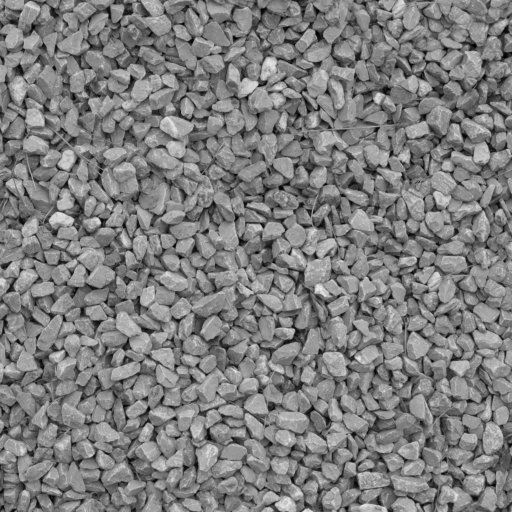
%> input picture 8° Semestre/PSM/Atividade 15 Out 26 Parte 2/img2_textura.png, 512 x 512 px
$ octave --eval "result = curva_quantizacao(imread('img2_textura.png'));"   (GNU Octave 9; MATLAB toolbox functions it lacks are replaced by stand-ins)
%> lines starting %> are read from the running program, lines starting %| are printed output that depends on the picture; in (x1, y1, x2, y2) boxes, pixels count from 0 and x2, y2 are one past the last pixel; in counts of white or black regions, pixels touching at a corner belong together; the program's own positions count from 1
### 8° Semestre/PSM/Atividade 15 Out 26 Parte 2/quantiza.m
function [Y, Erelat] = quantiza(X, N)
%QUANTIZA Quantiza uma imagem em escala de cinza em N niveis de cinza.
%   [Y, Erelat] = QUANTIZA(X, N) recebe a imagem X (em escala de cinza ou
%   RGB) e a quantidade N de niveis de cinza (inteiro, 2 <= N <= 256).
%
%   A imagem e representada em reais no intervalo [0, 1] e cada pixel e
%   trocado pelo valor mais proximo entre os N niveis igualmente espacados
%       0, 1/(N-1), 2/(N-1), ..., 1
%   Ex.: N = 3 -> 0, 1/2 e 1;   N = 5 -> 0, 0.25, 0.5, 0.75 e 1;
%        N = 2 -> imagem binarizada (limiar em 0.5).
%
%   Saidas:
%       Y      - imagem quantizada (somente N valores possiveis)
%       Erelat - erro quadratico relativo entre a original X e Y:
%                Erelat = sum(|X - Y|^2) / sum(|X|^2)
%
%   Exemplo:
%       [Y, E] = quantiza(imread('img1_fotografia.png'), 8);

if ~isscalar(N) || N ~= round(N) || N < 2 || N > 256
    error('quantiza: N deve ser um inteiro entre 2 e 256.');
end

% Conversao para escala de cinza em reais no intervalo [0, 1]
if size(X, 3) == 3
    X = rgb2gray(X);
end
X = im2double(X);

% Indice do nivel mais proximo: round(X*(N-1)) e um inteiro de 0 a N-1.
% Dividindo por (N-1) volta-se ao valor do nivel no intervalo [0, 1].
Y = round(X * (N-1)) / (N-1);

% Erro quadratico relativo
Erelat = sum((X(:) - Y(:)).^2) / sum(X(:).^2);
end

### 8° Semestre/PSM/Atividade 15 Out 26 Parte 2/curva_quantizacao.m
function [Erelat, Nvet] = curva_quantizacao(X, nome)
%CURVA_QUANTIZACAO Erro relativo de quantizacao para 2 <= N <= 256.
%   [Erelat, Nvet] = CURVA_QUANTIZACAO(X) chama QUANTIZA para cada
%   N = 2, 3, ..., 256, guarda o erro relativo de cada caso no vetor Erelat
%   (Erelat(i) corresponde a N = Nvet(i)) e plota o grafico Erelat x N.
%
%   CURVA_QUANTIZACAO(X, NOME) usa NOME no titulo do grafico.
%
%   Exemplo:
%       [E, N] = curva_quantizacao(imread('img2_textura.png'), 'Textura');

if nargin < 2
    nome = 'imagem';
end

Nvet   = 2:256;
Erelat = zeros(size(Nvet));
for i = 1:numel(Nvet)
    [~, Erelat(i)] = quantiza(X, Nvet(i));
end

figure('Name', ['Erelat x N - ' nome], 'NumberTitle', 'off');
plot(Nvet, Erelat, 'LineWidth', 1.5);
grid on;
xlim([2 256]);
xlabel('Quantidade de niveis de cinza N');
ylabel('Erro relativo E_{relat}');
title(['Erro relativo de quantizacao x N - ' nome]);
end
%> the loop in curva_quantizacao, `for i = 1:numel(Nvet)` made 255 passes
%> Erelat in quantiza on passes 1 to 3: 0.561, 0.0612, 0.0336
%> pass 1, in quantiza, `Y = round(X * (N-1)) / (N-1);`:
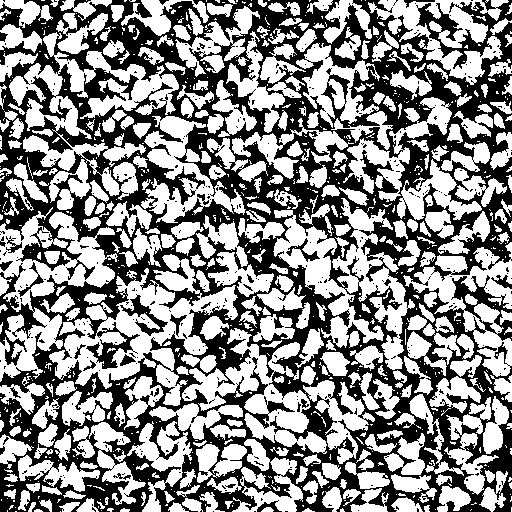
%> Y: size 512x512 double; values 0 (black) and 1 (white), 54.8% white; 445 black regions (417 under 20 px), largest, box (x1, y1, x2, y2) and area: (0, 0, 512, 512) 115156, (120, 294, 168, 336) 533, (286, 238, 320, 262) 195
%> pass 2, in quantiza (call 2), `Y = round(X * (N-1)) / (N-1);`:
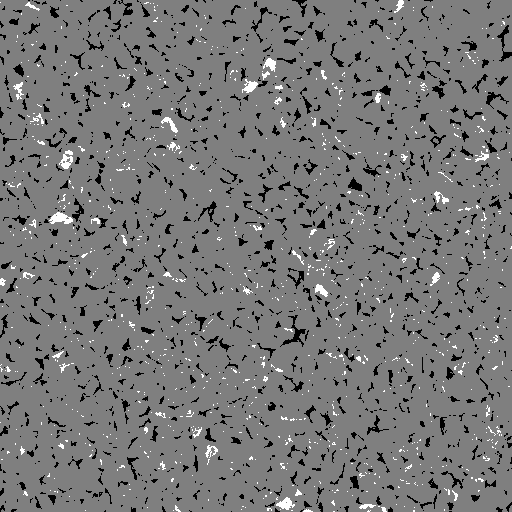
%> Y: size 512x512 double; min 0, max 1, mean 0.471
%> pass 3, in quantiza (call 3), `Y = round(X * (N-1)) / (N-1);`:
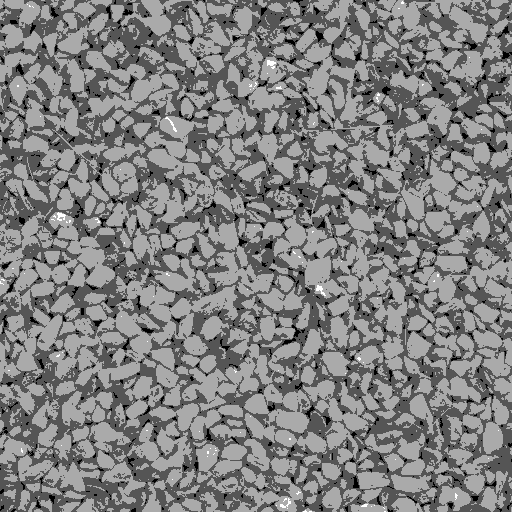
%> Y: size 512x512 double; min 0, max 1, mean 0.506
%> after the loop in curva_quantizacao, `for i = 1:numel(Nvet)`: Erelat = 255 values, max 0.561 at index 1, min 0 at index 255, mean 0.00291
%> `result = curva_quantizacao(imread('img2_textura.png'));`:
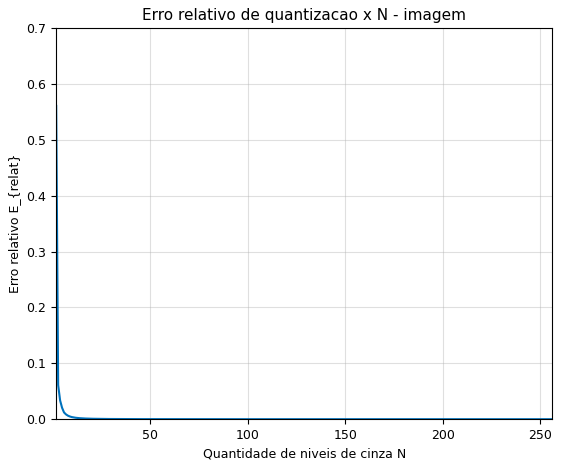
%> figure redrawn from the program's plot data; curve peaks at x = 2, y = 0.561
%> `result = curva_quantizacao(imread('img2_textura.png'));`: result has the same summary as Erelat in curva_quantizacao

$ run again, on 8° Semestre/PSM/Atividade 15 Out 26 Parte 2/img1_fotografia.png
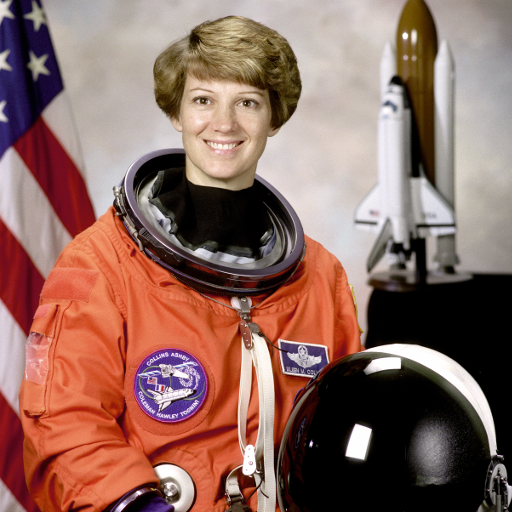
%> input picture 8° Semestre/PSM/Atividade 15 Out 26 Parte 2/img1_fotografia.png, 512 x 512 px
%> the loop in curva_quantizacao, `for i = 1:numel(Nvet)` made 255 passes
%> Erelat in quantiza on passes 1 to 3: 0.294, 0.069, 0.0309
%> pass 1, in quantiza, `Y = round(X * (N-1)) / (N-1);`:
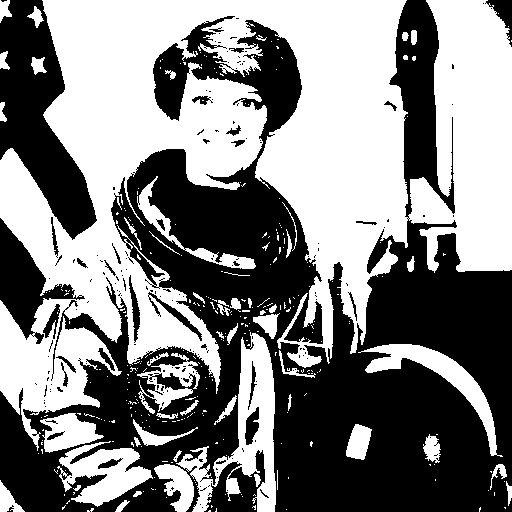
%> Y: size 512x512 double; values 0 (black) and 1 (white), 50.8% white; 186 black regions (156 under 20 px), largest, box (x1, y1, x2, y2) and area: (0, 0, 512, 512) 108679, (0, 0, 97, 240) 11166, (0, 218, 85, 344) 3664
%> after the loop in curva_quantizacao, `for i = 1:numel(Nvet)`: Erelat = 255 values, max 0.294 at index 1, min 0 at index 255, mean 0.00181
%> `result = curva_quantizacao(imread('img2_textura.png'));`:
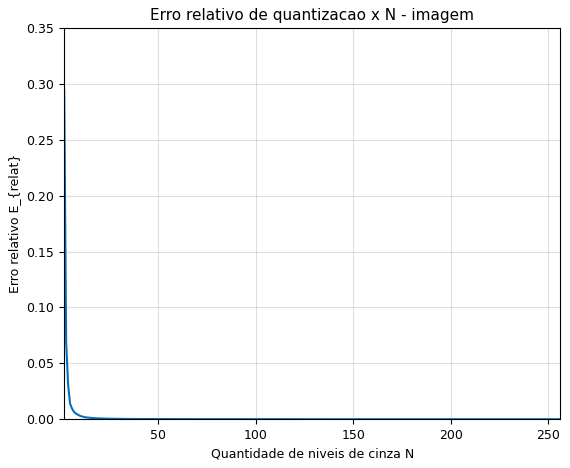
%> figure redrawn from the program's plot data; curve peaks at x = 2, y = 0.294
%> result has the same summary as Erelat in curva_quantizacao

$ run again, on 8° Semestre/PSM/Atividade 15 Out 26 Parte 2/img3_desenho.png
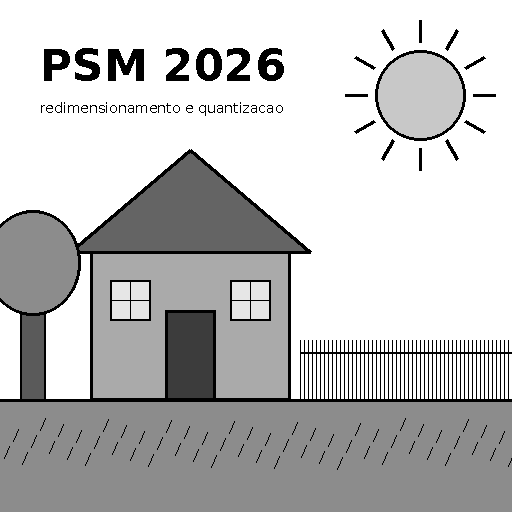
%> input picture 8° Semestre/PSM/Atividade 15 Out 26 Parte 2/img3_desenho.png, 512 x 512 px
%> the loop in curva_quantizacao, `for i = 1:numel(Nvet)` made 255 passes
%> Erelat in quantiza on passes 1 to 3: 0.1, 0.008, 0.00601
%> pass 1, in quantiza, `Y = round(X * (N-1)) / (N-1);`:
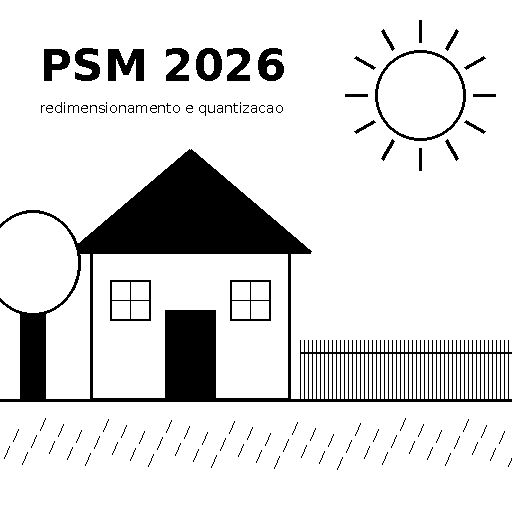
%> Y: size 512x512 double; values 0 (black) and 1 (white), 87% white; 112 black regions (71 under 20 px), largest, box (x1, y1, x2, y2) and area: (0, 149, 512, 402) 26449, (375, 50, 466, 141) 796, (108, 49, 144, 81) 780
%> after the loop in curva_quantizacao, `for i = 1:numel(Nvet)`: Erelat = 255 values, max 0.1 at index 1, min 0 at index 51, mean 0.000501
%> `result = curva_quantizacao(imread('img2_textura.png'));`:
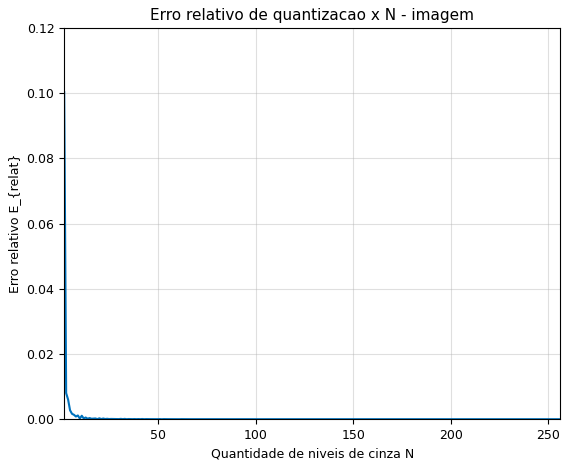
%> figure redrawn from the program's plot data; curve peaks at x = 2, y = 0.1
%> result has the same summary as Erelat in curva_quantizacao
